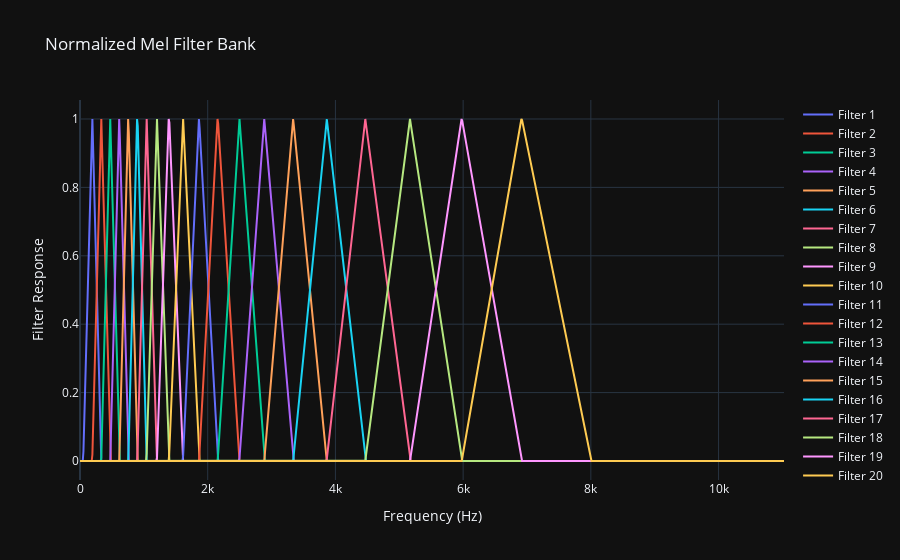

The notebook cell this image was saved under:
### Markdown cell above
# Mel Frequency Cepstral Coefficients (MFCC) Filterbank

The Mel Frequency Cepstral Coefficients (MFCC) technique is a widely used method in the field of speech and audio processing. It plays a pivotal role in feature extraction for automatic speech recognition, speaker identification, and music information retrieval tasks. The core idea behind MFCCs is to mimic the human ear's behavior, particularly its logarithmic perception of frequency components, rather than a linear approach.

## Core Concepts of MFCC

- **Human Ear Mimicry:** Acknowledges that humans perceive frequency components in a logarithmic fashion.
- **Feature Extraction:** Utilizes the spectral properties of an audio signal for various audio processing tasks.

## Steps in MFCC Process

1. **Fourier Transform:** The initial step involves converting the time-domain audio signal into the frequency domain using the Fourier transform.
2. **Mel Filterbank Application:** The spectrum obtained from the Fourier transform is then passed through a series of filters, known as a Mel filterbank, to extract the frequencies perceived by the human ear.
3. **Logarithmic Scaling:** The energies of the signals passing through the Mel filters are scaled logarithmically to mimic the human ear's response.
4. **Discrete Cosine Transform (DCT):** The logarithmically scaled filterbank energies are then processed through a Discrete Cosine Transform to obtain the final set of cepstral coefficients.
5. **Extraction of Cepstral Coefficients:** The coefficients obtained from the DCT represent the Mel Frequency Cepstral Coefficients, capturing the signal's spectral properties.

## Significance of MFCC

The MFCC technique is instrumental in capturing the essence of an audio signal's spectral properties, making it indispensable for accurate feature extraction in speech and audio processing applications. By mimicking the human ear's logarithmic perception, MFCCs provide a more natural and efficient means of analyzing audio signals for various tasks.

### Code cell
import numpy as np
import librosa
import plotly.graph_objects as go

# Define parameters
num_filters = 20
sample_rate = 22050
n_fft = 2048  # number of FFT components
min_freq = 50  # min frequency considered
max_freq = 8000  # max frequency considered (could be sample_rate/2)

# Create Mel filters
mel_filters = librosa.filters.mel(sr=sample_rate, n_fft=n_fft, n_mels=num_filters, fmin=min_freq, fmax=max_freq)

# Normalize each filter to have a peak of 1.0
mel_filters = mel_filters / mel_filters.max(axis=1, keepdims=True)

# Calculate the frequency points
fft_freqs = np.linspace(0, sample_rate // 2, np.ceil((n_fft + 1) / 2).astype(int))

# Create Plotly figure
fig = go.Figure()

# Add Mel filter banks to the figure
for i in range(num_filters):
    fig.add_trace(
        go.Scatter(x=fft_freqs, y=mel_filters[i], mode='lines', name=f'Filter {i+1}')
    )

# Customize layout
fig.update_layout(
    title='Normalized Mel Filter Bank',
    xaxis_title='Frequency (Hz)',
    yaxis_title='Filter Response',
    template='plotly_dark'
)

# Show plot
fig.show()

### Figure 1 — Plotly figure (JSON) as saved in the notebook; plotly's stock layout.template omitted (floating-point values rounded to 4 significant figures; data arrays with more than 128 entries replaced by an {"elided": "..."} marker saying what was removed)
{"data": [{"mode": "lines", "name": "Filter 1", "type": "scatter", "x": {"elided": "1025 float values"}, "y": {"elided": "1025 float values"}}, {"mode": "lines", "name": "Filter 2", "type": "scatter", "x": {"elided": "1025 float values"}, "y": {"elided": "1025 float values"}}, {"mode": "lines", "name": "Filter 3", "type": "scatter", "x": {"elided": "1025 float values"}, "y": {"elided": "1025 float values"}}, {"mode": "lines", "name": "Filter 4", "type": "scatter", "x": {"elided": "1025 float values"}, "y": {"elided": "1025 float values"}}, {"mode": "lines", "name": "Filter 5", "type": "scatter", "x": {"elided": "1025 float values"}, "y": {"elided": "1025 float values"}}, {"mode": "lines", "name": "Filter 6", "type": "scatter", "x": {"elided": "1025 float values"}, "y": {"elided": "1025 float values"}}, {"mode": "lines", "name": "Filter 7", "type": "scatter", "x": {"elided": "1025 float values"}, "y": {"elided": "1025 float values"}}, {"mode": "lines", "name": "Filter 8", "type": "scatter", "x": {"elided": "1025 float values"}, "y": {"elided": "1025 float values"}}, {"mode": "lines", "name": "Filter 9", "type": "scatter", "x": {"elided": "1025 float values"}, "y": {"elided": "1025 float values"}}, {"mode": "lines", "name": "Filter 10", "type": "scatter", "x": {"elided": "1025 float values"}, "y": {"elided": "1025 float values"}}, {"mode": "lines", "name": "Filter 11", "type": "scatter", "x": {"elided": "1025 float values"}, "y": {"elided": "1025 float values"}}, {"mode": "lines", "name": "Filter 12", "type": "scatter", "x": {"elided": "1025 float values"}, "y": {"elided": "1025 float values"}}, {"mode": "lines", "name": "Filter 13", "type": "scatter", "x": {"elided": "1025 float values"}, "y": {"elided": "1025 float values"}}, {"mode": "lines", "name": "Filter 14", "type": "scatter", "x": {"elided": "1025 float values"}, "y": {"elided": "1025 float values"}}, {"mode": "lines", "name": "Filter 15", "type": "scatter", "x": {"elided": "1025 float values"}, "y": {"elided": "1025 float values"}}, {"mode": "lines", "name": "Filter 16", "type": "scatter", "x": {"elided": "1025 float values"}, "y": {"elided": "1025 float values"}}, {"mode": "lines", "name": "Filter 17", "type": "scatter", "x": {"elided": "1025 float values"}, "y": {"elided": "1025 float values"}}, {"mode": "lines", "name": "Filter 18", "type": "scatter", "x": {"elided": "1025 float values"}, "y": {"elided": "1025 float values"}}, {"mode": "lines", "name": "Filter 19", "type": "scatter", "x": {"elided": "1025 float values"}, "y": {"elided": "1025 float values"}}, {"mode": "lines", "name": "Filter 20", "type": "scatter", "x": {"elided": "1025 float values"}, "y": {"elided": "1025 float values"}}], "layout": {"autosize": true, "title": {"text": "Normalized Mel Filter Bank"}, "xaxis": {"autorange": true, "range": [0, 11025], "title": {"text": "Frequency (Hz)"}, "type": "linear"}, "yaxis": {"autorange": true, "range": [-0.05556, 1.056], "title": {"text": "Filter Response"}, "type": "linear"}}}
